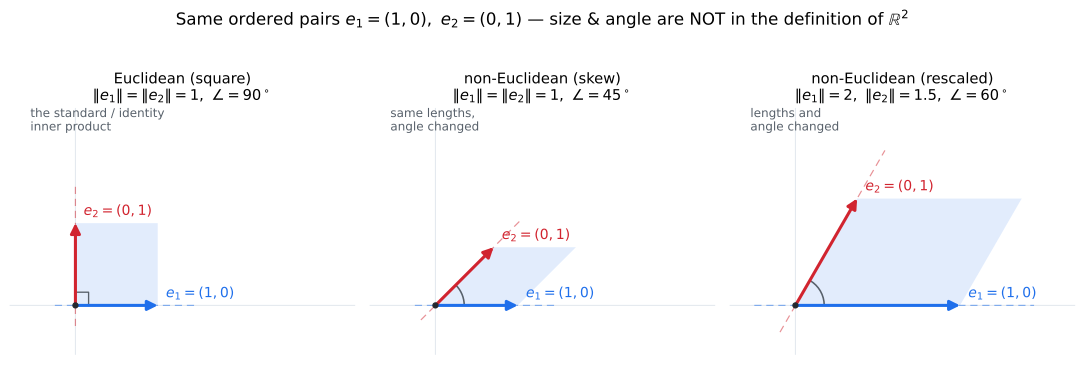

Write Python code to recreate this figure.
#!/usr/bin/env python3
"""Static figure for 05강 4기 15강 — the gap between the definition of R^2 (ordered
pairs) and the mental picture (lecture §9/§10). The basis symbols e1=(1,0), e2=(0,1)
carry NO size and NO angle by themselves: choosing an inner product picks one of
infinitely many parallelograms. Euclidean (unit square) is just one choice; any
skewed / rescaled parallelogram is an equally valid non-Euclidean geometry.

Renders next to itself as an SVG embedded by the note.

Reproduce:  uv run --with matplotlib --with numpy python euclidean-vs-noneuclidean-04-season-15-09.py
"""
from pathlib import Path
import numpy as np
import matplotlib.pyplot as plt
from matplotlib.patches import FancyArrowPatch, Polygon, Arc

OUT = Path(__file__).with_suffix(".svg")

# Three readings of the SAME pair of basis symbols e1=(1,0), e2=(0,1).
# Each panel draws where those symbols *land* in the plane under one choice of
# size/angle (i.e. one inner product). Stored as the images of e1, e2.
panels = [
    {
        "title": "Euclidean (square)",
        "subtitle": r"$\|e_1\|=\|e_2\|=1,\ \angle=90^\circ$",
        "e1": np.array([1.0, 0.0]),
        "e2": np.array([0.0, 1.0]),
        "note": "the standard / identity\ninner product",
    },
    {
        "title": "non-Euclidean (skew)",
        "subtitle": r"$\|e_1\|=\|e_2\|=1,\ \angle=45^\circ$",
        "e1": np.array([1.0, 0.0]),
        "e2": np.array([np.cos(np.radians(45)), np.sin(np.radians(45))]),
        "note": "same lengths,\nangle changed",
    },
    {
        "title": "non-Euclidean (rescaled)",
        "subtitle": r"$\|e_1\|=2,\ \|e_2\|=1.5,\ \angle=60^\circ$",
        "e1": np.array([2.0, 0.0]),
        "e2": np.array([1.5 * np.cos(np.radians(60)), 1.5 * np.sin(np.radians(60))]),
        "note": "lengths and\nangle changed",
    },
]

C1, C2 = "#1f6feb", "#d1242f"   # e1, e2 colours
FILL = "#1f6feb"

fig, axes = plt.subplots(1, 3, figsize=(11.4, 4.1))

for ax, p in zip(axes, panels):
    e1, e2 = p["e1"], p["e2"]
    # parallelogram O, e1, e1+e2, e2
    quad = np.array([[0, 0], e1, e1 + e2, e2])
    ax.add_patch(Polygon(quad, closed=True, facecolor=FILL, alpha=0.13,
                         edgecolor="none", zorder=1))
    # the two "axes" generated by scalar multiples of e1 and e2
    for vec, col in ((e1, C1), (e2, C2)):
        t = np.linspace(-0.25, 1.45, 2)
        ax.plot(t * vec[0], t * vec[1], color=col, lw=0.9, ls=(0, (6, 4)),
                alpha=0.5, zorder=1)
    # right-angle marker only in the Euclidean panel (90 degrees)
    ang = np.degrees(np.arctan2(*e2[::-1])) - np.degrees(np.arctan2(*e1[::-1]))
    if abs(ang - 90) < 1e-6:
        s = 0.16
        u1, u2 = e1 / np.linalg.norm(e1), e2 / np.linalg.norm(e2)
        sq = np.array([s * u1, s * u1 + s * u2, s * u2])
        ax.plot(sq[:, 0], sq[:, 1], color="#57606a", lw=1.0, zorder=4)
    else:
        ax.add_patch(Arc((0, 0), 0.7, 0.7, angle=0,
                         theta1=np.degrees(np.arctan2(*e1[::-1])),
                         theta2=np.degrees(np.arctan2(*e2[::-1])),
                         color="#57606a", lw=1.2, zorder=4))
    # the basis vectors as arrows
    for vec, col, lab in ((e1, C1, r"$e_1=(1,0)$"), (e2, C2, r"$e_2=(0,1)$")):
        ax.add_patch(FancyArrowPatch((0, 0), vec, arrowstyle="-|>",
                                     mutation_scale=15, lw=2.3, color=col,
                                     shrinkA=0, shrinkB=0, zorder=5))
        off = 0.10
        ax.text(vec[0] + off, vec[1] + off, lab, color=col, fontsize=10.5,
                weight="bold", zorder=6)
    ax.scatter([0], [0], s=14, color="#24292f", zorder=6)
    ax.text(0.06, 1.0, p["note"], transform=ax.transAxes, fontsize=9,
            color="#57606a", va="top", ha="left")
    ax.set_title(p["title"] + "\n" + p["subtitle"], fontsize=11)
    ax.set_xlim(-0.8, 3.4)
    ax.set_ylim(-0.6, 2.4)
    ax.set_aspect("equal")
    ax.axhline(0, color="#e3e8ee", lw=0.8, zorder=0)
    ax.axvline(0, color="#e3e8ee", lw=0.8, zorder=0)
    ax.set_xticks([]); ax.set_yticks([])
    for sp in ax.spines.values():
        sp.set_visible(False)

fig.suptitle(
    r"Same ordered pairs $e_1=(1,0),\ e_2=(0,1)$ — size & angle are NOT in the definition of $\mathbb{R}^2$",
    fontsize=12.5, y=1.02)
fig.tight_layout()
fig.savefig(OUT, format="svg", bbox_inches="tight")
print(f"wrote {OUT}")
for p in panels:
    e1, e2 = p["e1"], p["e2"]
    ang = np.degrees(np.arccos(
        (e1 @ e2) / (np.linalg.norm(e1) * np.linalg.norm(e2))))
    print(f"  {p['title']:26s} |e1|={np.linalg.norm(e1):.2f} "
          f"|e2|={np.linalg.norm(e2):.2f} angle={ang:.1f} deg")
